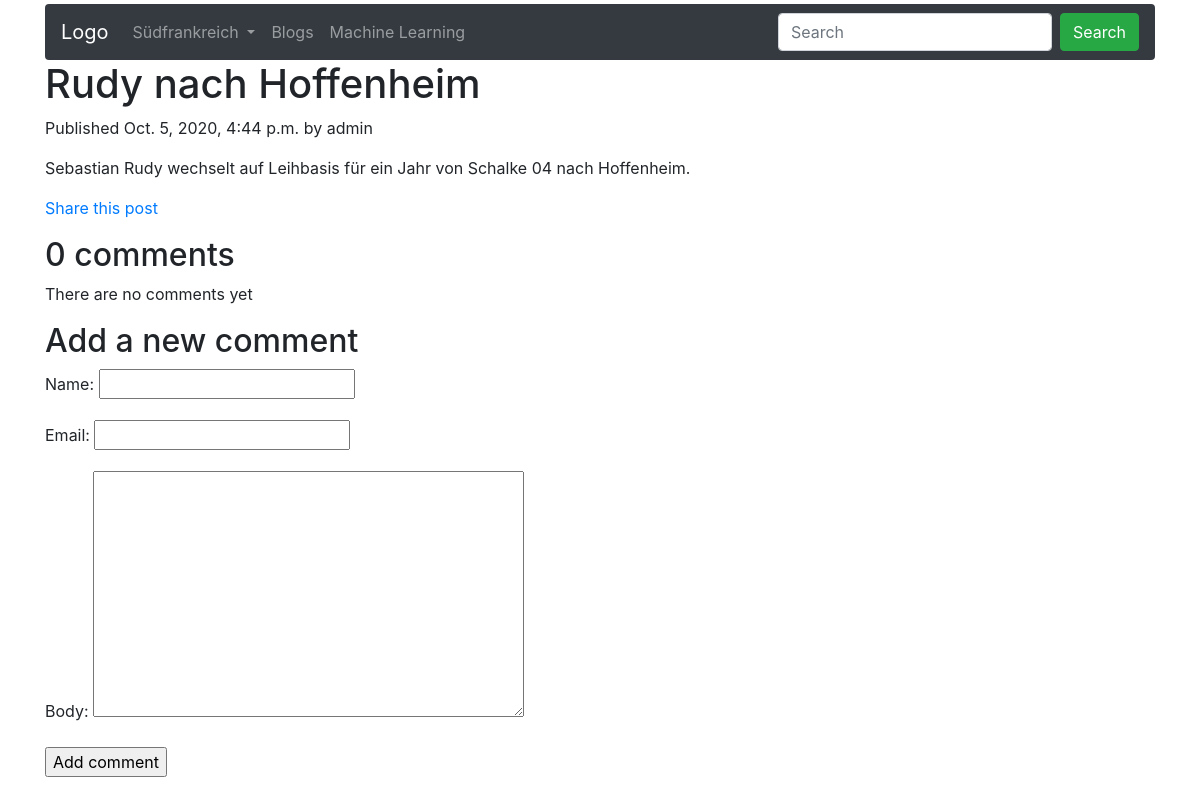
Screenshot of /blog/2020/10/5/rudy-nach-hoffenheim/ with the database file from the repository.
### blog/models.py (models this page shows, shortened)
class Post (models.Model):
    STATUS_CHOICES = (('draft','Draft'),('published','Published'),)
    title = models.CharField(max_length=250)
    slug = models.SlugField(max_length=250, unique_for_date='publish')
    author = models.ForeignKey(User, on_delete=models.CASCADE, related_name='blog_posts')
    body = models.TextField()
    publish = models.DateTimeField(default=timezone.now)
    created = models.DateTimeField(auto_now_add=True)
    updated = models.DateTimeField(auto_now=True)
    status = models.CharField(max_length=10, choices=STATUS_CHOICES,default='draft')
    objects = models.Manager()
    published = PublishedManager()
    class Meta:
        ordering = ('-publish',)

### blog/views.py (the view)
# urls.py: path('<int:year>/<int:month>/<int:day>/<slug:post>/',views.post_detail,name='post_detail'),
def post_detail(request,year,month,day,post):
    post = get_object_or_404(Post,slug=post,status='published',publish__year=year,publish__month=month,publish__day=day)
    comments = post.comments.filter(active=True)
    new_comment = None
    if request.method == 'POST':
        comment_form = CommentForm(data=request.POST)
        if comment_form.is_valid():
            new_comment = comment_form.save(commit=False)
            new_comment.post = post
            new_comment.save()
    else:
        comment_form = CommentForm()
    return render (request,'blog/post/detail.html',{'post':post,
                                                    'comments':comments,
                                                    'new_comment': new_comment,
                                                    'comment_form': comment_form})

### blog/forms.py
class CommentForm(forms.ModelForm):
    class Meta:
        model = Kommentar
        fields = ('name','email','body')

### blog/templates/blog/post/detail.html (shortened to what this page needs)
{% extends "basis.html" %}
{% block content %}
  <h1>{{ post.title }}</h1>
  <p class="date">
    Published {{ post.publish }} by {{ post.author }}
  </p>
  {{ post.body|linebreaks }}
  <p>
    <a href="{% url "blog:post_share" post.id %}">Share this post</a>
  </p>
  {% with comments.count as total_comments %}
  <h2>
    {{ total_comments }} comment{{ total_comments | pluralize }}
  </h2>
  {% endwith %}
{% for comment in comments %}
  <div class="comment">
    <p class="info">
      Comment {{ forloop.counter }} by {{ comment.name }}
      {{ comment.created }}
    </p>
    {{ comment.body|linebreaks }}
  </div>
{% empty %}
 <p>There are no comments yet</p>
{% endfor %}
{% if new_comment %}
<h2 class="bg-success text-white">Your comment has been added</h2>
{% else %}
<h2>Add a new comment</h2>
<form method="post">
    {{ comment_form.as_p }}
    <p><input type="submit" value="Add comment"></p>
</form>
{% endif %}
{% endblock %}

### rows the page displays
Post: title "Rudy nach Hoffenheim", publish "Oct. 5, 2020, 4:44 p.m.", author "admin", body "Sebastian Rudy wechselt auf Leihbasis für ein Jahr von Schalke 04 nach Hoffenheim."

### other values shown
{{ total_comments }} "0"
{{ total_comments | pluralize }} "s"
